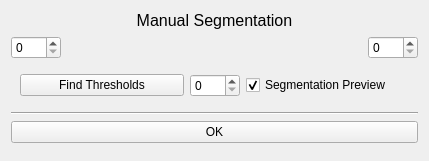
<?xml version="1.0" encoding="UTF-8"?>
<ui version="4.0">
 <class>QmitkBoneSegmentationWidget</class>
 <widget class="QWidget" name="QmitkBoneSegmentationWidget">
  <property name="geometry">
   <rect>
    <x>0</x>
    <y>0</y>
    <width>429</width>
    <height>161</height>
   </rect>
  </property>
  <property name="sizePolicy">
   <sizepolicy hsizetype="Expanding" vsizetype="Expanding">
    <horstretch>0</horstretch>
    <verstretch>0</verstretch>
   </sizepolicy>
  </property>
  <property name="windowTitle">
   <string>Form</string>
  </property>
  <layout class="QGridLayout" name="gridLayout">
   <item row="1" column="0">
    <layout class="QHBoxLayout" name="horizontalLayout">
     <item>
      <widget class="QSpinBox" name="lowerThresholdSpin">
       <property name="maximumSize">
        <size>
         <width>50</width>
         <height>16777215</height>
        </size>
       </property>
      </widget>
     </item>
     <item>
      <widget class="ctkDoubleRangeSlider" name="thresholdSlider" native="true">
       <property name="maximumSize">
        <size>
         <width>16777215</width>
         <height>25</height>
        </size>
       </property>
      </widget>
     </item>
     <item>
      <widget class="QSpinBox" name="upperThresholdSpin">
       <property name="maximumSize">
        <size>
         <width>50</width>
         <height>16777215</height>
        </size>
       </property>
      </widget>
     </item>
    </layout>
   </item>
   <item row="3" column="0">
    <widget class="Line" name="line">
     <property name="orientation">
      <enum>Qt::Horizontal</enum>
     </property>
    </widget>
   </item>
   <item row="4" column="0">
    <widget class="QPushButton" name="immediateSegmentation">
     <property name="text">
      <string>OK</string>
     </property>
    </widget>
   </item>
   <item row="5" column="0">
    <spacer name="verticalSpacer_2">
     <property name="orientation">
      <enum>Qt::Vertical</enum>
     </property>
     <property name="sizeHint" stdset="0">
      <size>
       <width>20</width>
       <height>40</height>
      </size>
     </property>
    </spacer>
   </item>
   <item row="2" column="0">
    <widget class="QWidget" name="widget_2" native="true">
     <layout class="QHBoxLayout" name="horizontalLayout_2">
      <item>
       <widget class="QPushButton" name="automaticLowerThreshold">
        <property name="text">
         <string>Find Thresholds</string>
        </property>
       </widget>
      </item>
      <item>
       <widget class="QSpinBox" name="otsuThresholds">
        <property name="maximumSize">
         <size>
          <width>50</width>
          <height>16777215</height>
         </size>
        </property>
       </widget>
      </item>
      <item>
       <widget class="QCheckBox" name="previewCB">
        <property name="enabled">
         <bool>true</bool>
        </property>
        <property name="text">
         <string>Segmentation Preview</string>
        </property>
        <property name="checkable">
         <bool>true</bool>
        </property>
        <property name="checked">
         <bool>true</bool>
        </property>
       </widget>
      </item>
     </layout>
    </widget>
   </item>
   <item row="0" column="0">
    <widget class="QLabel" name="label">
     <property name="font">
      <font>
       <pointsize>12</pointsize>
      </font>
     </property>
     <property name="text">
      <string>Manual Segmentation</string>
     </property>
     <property name="alignment">
      <set>Qt::AlignCenter</set>
     </property>
    </widget>
   </item>
  </layout>
 </widget>
 <customwidgets>
  <customwidget>
   <class>ctkDoubleRangeSlider</class>
   <extends>QWidget</extends>
   <header>ctkdoublerangeslider.h</header>
   <container>1</container>
  </customwidget>
 </customwidgets>
 <resources/>
 <connections/>
</ui>
